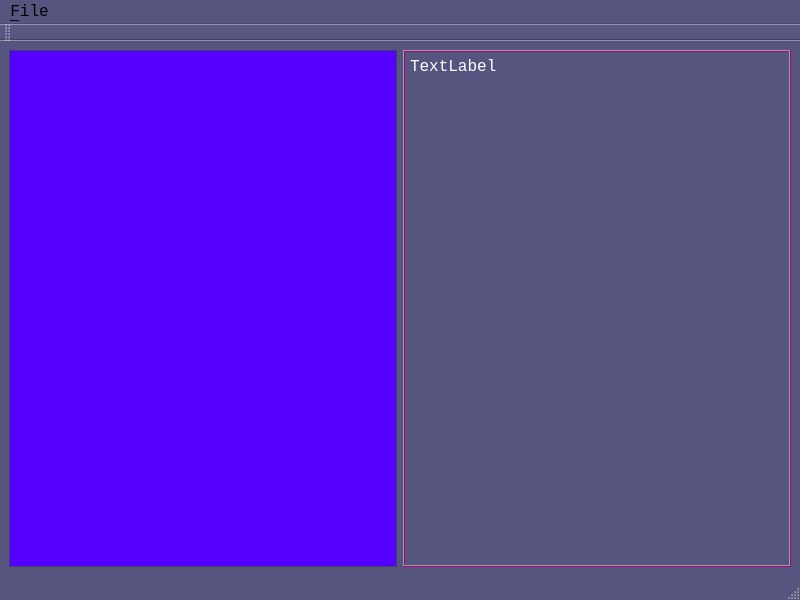
<?xml version="1.0" encoding="UTF-8"?>
<ui version="4.0">
 <class>MainWindow</class>
 <widget class="QMainWindow" name="MainWindow">
  <property name="geometry">
   <rect>
    <x>0</x>
    <y>0</y>
    <width>800</width>
    <height>600</height>
   </rect>
  </property>
  <property name="palette">
   <palette>
    <active>
     <colorrole role="WindowText">
      <brush brushstyle="SolidPattern">
       <color alpha="255">
        <red>255</red>
        <green>255</green>
        <blue>255</blue>
       </color>
      </brush>
     </colorrole>
     <colorrole role="Button">
      <brush brushstyle="SolidPattern">
       <color alpha="255">
        <red>85</red>
        <green>0</green>
        <blue>127</blue>
       </color>
      </brush>
     </colorrole>
     <colorrole role="Light">
      <brush brushstyle="SolidPattern">
       <color alpha="255">
        <red>170</red>
        <green>0</green>
        <blue>127</blue>
       </color>
      </brush>
     </colorrole>
     <colorrole role="Midlight">
      <brush brushstyle="SolidPattern">
       <color alpha="255">
        <red>170</red>
        <green>0</green>
        <blue>0</blue>
       </color>
      </brush>
     </colorrole>
     <colorrole role="Mid">
      <brush brushstyle="SolidPattern">
       <color alpha="255">
        <red>170</red>
        <green>170</green>
        <blue>255</blue>
       </color>
      </brush>
     </colorrole>
     <colorrole role="Text">
      <brush brushstyle="SolidPattern">
       <color alpha="255">
        <red>0</red>
        <green>170</green>
        <blue>127</blue>
       </color>
      </brush>
     </colorrole>
     <colorrole role="BrightText">
      <brush brushstyle="SolidPattern">
       <color alpha="255">
        <red>170</red>
        <green>85</green>
        <blue>0</blue>
       </color>
      </brush>
     </colorrole>
     <colorrole role="ButtonText">
      <brush brushstyle="SolidPattern">
       <color alpha="255">
        <red>0</red>
        <green>0</green>
        <blue>0</blue>
       </color>
      </brush>
     </colorrole>
     <colorrole role="Base">
      <brush brushstyle="SolidPattern">
       <color alpha="255">
        <red>85</red>
        <green>0</green>
        <blue>255</blue>
       </color>
      </brush>
     </colorrole>
     <colorrole role="Window">
      <brush brushstyle="SolidPattern">
       <color alpha="255">
        <red>85</red>
        <green>85</green>
        <blue>127</blue>
       </color>
      </brush>
     </colorrole>
     <colorrole role="Shadow">
      <brush brushstyle="SolidPattern">
       <color alpha="255">
        <red>255</red>
        <green>0</green>
        <blue>127</blue>
       </color>
      </brush>
     </colorrole>
     <colorrole role="HighlightedText">
      <brush brushstyle="SolidPattern">
       <color alpha="255">
        <red>0</red>
        <green>85</green>
        <blue>127</blue>
       </color>
      </brush>
     </colorrole>
     <colorrole role="Link">
      <brush brushstyle="SolidPattern">
       <color alpha="255">
        <red>255</red>
        <green>255</green>
        <blue>127</blue>
       </color>
      </brush>
     </colorrole>
     <colorrole role="AlternateBase">
      <brush brushstyle="SolidPattern">
       <color alpha="255">
        <red>255</red>
        <green>170</green>
        <blue>127</blue>
       </color>
      </brush>
     </colorrole>
     <colorrole role="ToolTipText">
      <brush brushstyle="SolidPattern">
       <color alpha="255">
        <red>170</red>
        <green>255</green>
        <blue>127</blue>
       </color>
      </brush>
     </colorrole>
     <colorrole role="PlaceholderText">
      <brush brushstyle="SolidPattern">
       <color alpha="128">
        <red>0</red>
        <green>255</green>
        <blue>255</blue>
       </color>
      </brush>
     </colorrole>
    </active>
    <inactive>
     <colorrole role="WindowText">
      <brush brushstyle="SolidPattern">
       <color alpha="255">
        <red>255</red>
        <green>255</green>
        <blue>255</blue>
       </color>
      </brush>
     </colorrole>
     <colorrole role="Button">
      <brush brushstyle="SolidPattern">
       <color alpha="255">
        <red>85</red>
        <green>0</green>
        <blue>127</blue>
       </color>
      </brush>
     </colorrole>
     <colorrole role="Light">
      <brush brushstyle="SolidPattern">
       <color alpha="255">
        <red>170</red>
        <green>0</green>
        <blue>127</blue>
       </color>
      </brush>
     </colorrole>
     <colorrole role="Midlight">
      <brush brushstyle="SolidPattern">
       <color alpha="255">
        <red>170</red>
        <green>0</green>
        <blue>0</blue>
       </color>
      </brush>
     </colorrole>
     <colorrole role="Mid">
      <brush brushstyle="SolidPattern">
       <color alpha="255">
        <red>170</red>
        <green>170</green>
        <blue>255</blue>
       </color>
      </brush>
     </colorrole>
     <colorrole role="Text">
      <brush brushstyle="SolidPattern">
       <color alpha="255">
        <red>0</red>
        <green>170</green>
        <blue>127</blue>
       </color>
      </brush>
     </colorrole>
     <colorrole role="BrightText">
      <brush brushstyle="SolidPattern">
       <color alpha="255">
        <red>170</red>
        <green>85</green>
        <blue>0</blue>
       </color>
      </brush>
     </colorrole>
     <colorrole role="ButtonText">
      <brush brushstyle="SolidPattern">
       <color alpha="255">
        <red>0</red>
        <green>0</green>
        <blue>0</blue>
       </color>
      </brush>
     </colorrole>
     <colorrole role="Base">
      <brush brushstyle="SolidPattern">
       <color alpha="255">
        <red>85</red>
        <green>0</green>
        <blue>255</blue>
       </color>
      </brush>
     </colorrole>
     <colorrole role="Window">
      <brush brushstyle="SolidPattern">
       <color alpha="255">
        <red>85</red>
        <green>85</green>
        <blue>127</blue>
       </color>
      </brush>
     </colorrole>
     <colorrole role="Shadow">
      <brush brushstyle="SolidPattern">
       <color alpha="255">
        <red>255</red>
        <green>0</green>
        <blue>127</blue>
       </color>
      </brush>
     </colorrole>
     <colorrole role="HighlightedText">
      <brush brushstyle="SolidPattern">
       <color alpha="255">
        <red>0</red>
        <green>85</green>
        <blue>127</blue>
       </color>
      </brush>
     </colorrole>
     <colorrole role="Link">
      <brush brushstyle="SolidPattern">
       <color alpha="255">
        <red>255</red>
        <green>255</green>
        <blue>127</blue>
       </color>
      </brush>
     </colorrole>
     <colorrole role="AlternateBase">
      <brush brushstyle="SolidPattern">
       <color alpha="255">
        <red>255</red>
        <green>170</green>
        <blue>127</blue>
       </color>
      </brush>
     </colorrole>
     <colorrole role="ToolTipText">
      <brush brushstyle="SolidPattern">
       <color alpha="255">
        <red>170</red>
        <green>255</green>
        <blue>127</blue>
       </color>
      </brush>
     </colorrole>
     <colorrole role="PlaceholderText">
      <brush brushstyle="SolidPattern">
       <color alpha="128">
        <red>0</red>
        <green>255</green>
        <blue>255</blue>
       </color>
      </brush>
     </colorrole>
    </inactive>
    <disabled>
     <colorrole role="Button">
      <brush brushstyle="SolidPattern">
       <color alpha="255">
        <red>85</red>
        <green>0</green>
        <blue>127</blue>
       </color>
      </brush>
     </colorrole>
     <colorrole role="Light">
      <brush brushstyle="SolidPattern">
       <color alpha="255">
        <red>170</red>
        <green>0</green>
        <blue>127</blue>
       </color>
      </brush>
     </colorrole>
     <colorrole role="Midlight">
      <brush brushstyle="SolidPattern">
       <color alpha="255">
        <red>170</red>
        <green>0</green>
        <blue>0</blue>
       </color>
      </brush>
     </colorrole>
     <colorrole role="Mid">
      <brush brushstyle="SolidPattern">
       <color alpha="255">
        <red>170</red>
        <green>170</green>
        <blue>255</blue>
       </color>
      </brush>
     </colorrole>
     <colorrole role="BrightText">
      <brush brushstyle="SolidPattern">
       <color alpha="255">
        <red>170</red>
        <green>85</green>
        <blue>0</blue>
       </color>
      </brush>
     </colorrole>
     <colorrole role="Base">
      <brush brushstyle="SolidPattern">
       <color alpha="255">
        <red>85</red>
        <green>85</green>
        <blue>127</blue>
       </color>
      </brush>
     </colorrole>
     <colorrole role="Window">
      <brush brushstyle="SolidPattern">
       <color alpha="255">
        <red>85</red>
        <green>85</green>
        <blue>127</blue>
       </color>
      </brush>
     </colorrole>
     <colorrole role="Shadow">
      <brush brushstyle="SolidPattern">
       <color alpha="255">
        <red>255</red>
        <green>0</green>
        <blue>127</blue>
       </color>
      </brush>
     </colorrole>
     <colorrole role="HighlightedText">
      <brush brushstyle="SolidPattern">
       <color alpha="255">
        <red>0</red>
        <green>85</green>
        <blue>127</blue>
       </color>
      </brush>
     </colorrole>
     <colorrole role="Link">
      <brush brushstyle="SolidPattern">
       <color alpha="255">
        <red>255</red>
        <green>255</green>
        <blue>127</blue>
       </color>
      </brush>
     </colorrole>
     <colorrole role="AlternateBase">
      <brush brushstyle="SolidPattern">
       <color alpha="255">
        <red>255</red>
        <green>170</green>
        <blue>127</blue>
       </color>
      </brush>
     </colorrole>
     <colorrole role="ToolTipText">
      <brush brushstyle="SolidPattern">
       <color alpha="255">
        <red>170</red>
        <green>255</green>
        <blue>127</blue>
       </color>
      </brush>
     </colorrole>
     <colorrole role="PlaceholderText">
      <brush brushstyle="SolidPattern">
       <color alpha="128">
        <red>0</red>
        <green>255</green>
        <blue>255</blue>
       </color>
      </brush>
     </colorrole>
    </disabled>
   </palette>
  </property>
  <property name="font">
   <font>
    <family>Consolas</family>
    <pointsize>12</pointsize>
   </font>
  </property>
  <property name="windowTitle">
   <string>MainWindow</string>
  </property>
  <widget class="QWidget" name="centralwidget">
   <layout class="QGridLayout" name="gridLayout">
    <item row="0" column="0">
     <layout class="QHBoxLayout" name="horizontalLayout" stretch="0,0">
      <item>
       <layout class="QVBoxLayout" name="verticalLayout_2" stretch="0">
        <item>
         <widget class="QTextEdit" name="textEdit"/>
        </item>
       </layout>
      </item>
      <item>
       <layout class="QVBoxLayout" name="verticalLayout">
        <item>
         <widget class="QLabel" name="label">
          <property name="sizePolicy">
           <sizepolicy hsizetype="Expanding" vsizetype="Expanding">
            <horstretch>0</horstretch>
            <verstretch>0</verstretch>
           </sizepolicy>
          </property>
          <property name="autoFillBackground">
           <bool>true</bool>
          </property>
          <property name="frameShape">
           <enum>QFrame::Box</enum>
          </property>
          <property name="frameShadow">
           <enum>QFrame::Sunken</enum>
          </property>
          <property name="text">
           <string>TextLabel</string>
          </property>
          <property name="alignment">
           <set>Qt::AlignLeading|Qt::AlignLeft|Qt::AlignTop</set>
          </property>
          <property name="wordWrap">
           <bool>true</bool>
          </property>
         </widget>
        </item>
       </layout>
      </item>
     </layout>
    </item>
   </layout>
  </widget>
  <widget class="QMenuBar" name="menubar">
   <property name="geometry">
    <rect>
     <x>0</x>
     <y>0</y>
     <width>800</width>
     <height>25</height>
    </rect>
   </property>
   <widget class="QMenu" name="menu_File">
    <property name="title">
     <string>&amp;File</string>
    </property>
    <addaction name="actionSave"/>
    <addaction name="actionSave_as"/>
   </widget>
   <addaction name="menu_File"/>
  </widget>
  <widget class="QStatusBar" name="statusbar"/>
  <widget class="QToolBar" name="toolBar">
   <property name="enabled">
    <bool>true</bool>
   </property>
   <property name="windowTitle">
    <string>toolBar</string>
   </property>
   <attribute name="toolBarArea">
    <enum>TopToolBarArea</enum>
   </attribute>
   <attribute name="toolBarBreak">
    <bool>false</bool>
   </attribute>
  </widget>
  <action name="actionSave">
   <property name="text">
    <string>Save</string>
   </property>
  </action>
  <action name="actionSave_as">
   <property name="text">
    <string>Save as...</string>
   </property>
  </action>
 </widget>
 <resources/>
 <connections/>
</ui>
